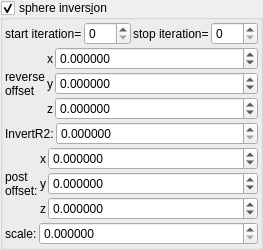
    <widget class="MyGroupBox" name="groupCheck_transf_sphere_inversion_enabled_false">
     <property name="title">
      <string>sphere invers&amp;ion</string>
     </property>
     <property name="checkable">
      <bool>true</bool>
     </property>
     <layout class="QVBoxLayout" name="verticalLayout_12" stretch="0,0,0,0,0">
      <property name="spacing">
       <number>2</number>
      </property>
      <property name="leftMargin">
       <number>2</number>
      </property>
      <property name="topMargin">
       <number>2</number>
      </property>
      <property name="rightMargin">
       <number>2</number>
      </property>
      <property name="bottomMargin">
       <number>2</number>
      </property>
      <item>
       <layout class="QHBoxLayout" name="horizontalLayout_10" stretch="0,1,0,1">
        <property name="topMargin">
         <number>0</number>
        </property>
        <item>
         <widget class="QLabel" name="label_82">
          <property name="text">
           <string>start iteration=</string>
          </property>
          <property name="wordWrap">
           <bool>true</bool>
          </property>
         </widget>
        </item>
        <item>
         <widget class="MySpinBox" name="spinboxInt_transf_start_iterations_X">
          <property name="sizePolicy">
           <sizepolicy hsizetype="Minimum" vsizetype="Maximum">
            <horstretch>0</horstretch>
            <verstretch>0</verstretch>
           </sizepolicy>
          </property>
          <property name="minimum">
           <number>0</number>
          </property>
          <property name="maximum">
           <number>999</number>
          </property>
          <property name="value">
           <number>0</number>
          </property>
         </widget>
        </item>
        <item>
         <widget class="QLabel" name="label_70">
          <property name="text">
           <string>stop iteration=</string>
          </property>
          <property name="wordWrap">
           <bool>true</bool>
          </property>
         </widget>
        </item>
        <item>
         <widget class="MySpinBox" name="spinboxInt_transf_stop_iterations_1">
          <property name="sizePolicy">
           <sizepolicy hsizetype="Preferred" vsizetype="Maximum">
            <horstretch>0</horstretch>
            <verstretch>0</verstretch>
           </sizepolicy>
          </property>
          <property name="maximum">
           <number>999</number>
          </property>
         </widget>
        </item>
       </layout>
      </item>
      <item>
       <layout class="QGridLayout" name="gridLayout_8" columnstretch="0,0,1">
        <property name="spacing">
         <number>2</number>
        </property>
        <item row="2" column="1">
         <widget class="QLabel" name="label_52">
          <property name="font">
           <font>
            <weight>50</weight>
            <bold>false</bold>
           </font>
          </property>
          <property name="text">
           <string notr="true">z</string>
          </property>
         </widget>
        </item>
        <item row="0" column="1">
         <widget class="QLabel" name="label_53">
          <property name="font">
           <font>
            <weight>50</weight>
            <bold>false</bold>
           </font>
          </property>
          <property name="text">
           <string notr="true">x</string>
          </property>
         </widget>
        </item>
        <item row="1" column="1">
         <widget class="QLabel" name="label_54">
          <property name="font">
           <font>
            <weight>50</weight>
            <bold>false</bold>
           </font>
          </property>
          <property name="text">
           <string notr="true">y</string>
          </property>
         </widget>
        </item>
        <item row="0" column="0" rowspan="3">
         <widget class="QLabel" name="label_55">
          <property name="font">
           <font>
            <weight>50</weight>
            <bold>false</bold>
           </font>
          </property>
          <property name="text">
           <string>reverse
offset</string>
          </property>
         </widget>
        </item>
        <item row="0" column="2">
         <widget class="MyDoubleSpinBox" name="spinbox3_transf_offset_000_x">
          <property name="sizePolicy">
           <sizepolicy hsizetype="Minimum" vsizetype="Maximum">
            <horstretch>0</horstretch>
            <verstretch>0</verstretch>
           </sizepolicy>
          </property>
          <property name="font">
           <font>
            <weight>50</weight>
            <bold>false</bold>
           </font>
          </property>
          <property name="prefix">
           <string/>
          </property>
          <property name="suffix">
           <string/>
          </property>
          <property name="decimals">
           <number>6</number>
          </property>
          <property name="minimum">
           <double>-99.989999999999995</double>
          </property>
          <property name="maximum">
           <double>99.989999999999995</double>
          </property>
          <property name="singleStep">
           <double>0.100000000000000</double>
          </property>
         </widget>
        </item>
        <item row="1" column="2">
         <widget class="MyDoubleSpinBox" name="spinbox3_transf_offset_000_y">
          <property name="sizePolicy">
           <sizepolicy hsizetype="Minimum" vsizetype="Maximum">
            <horstretch>0</horstretch>
            <verstretch>0</verstretch>
           </sizepolicy>
          </property>
          <property name="font">
           <font>
            <weight>50</weight>
            <bold>false</bold>
           </font>
          </property>
          <property name="prefix">
           <string/>
          </property>
          <property name="suffix">
           <string/>
          </property>
          <property name="decimals">
           <number>6</number>
          </property>
          <property name="minimum">
           <double>-99.989999999999995</double>
          </property>
          <property name="maximum">
           <double>99.989999999999995</double>
          </property>
          <property name="singleStep">
           <double>0.100000000000000</double>
          </property>
         </widget>
        </item>
        <item row="2" column="2">
         <widget class="MyDoubleSpinBox" name="spinbox3_transf_offset_000_z">
          <property name="sizePolicy">
           <sizepolicy hsizetype="Minimum" vsizetype="Maximum">
            <horstretch>0</horstretch>
            <verstretch>0</verstretch>
           </sizepolicy>
          </property>
          <property name="font">
           <font>
            <weight>50</weight>
            <bold>false</bold>
           </font>
          </property>
          <property name="prefix">
           <string/>
          </property>
          <property name="suffix">
           <string/>
          </property>
          <property name="decimals">
           <number>6</number>
          </property>
          <property name="minimum">
           <double>-99.989999999999995</double>
          </property>
          <property name="maximum">
           <double>99.989999999999995</double>
          </property>
          <property name="singleStep">
           <double>0.100000000000000</double>
          </property>
         </widget>
        </item>
       </layout>
      </item>
      <item>
       <layout class="QGridLayout" name="gridLayout_9" columnstretch="0,1">
        <item row="1" column="1">
         <widget class="MyDoubleSpinBox" name="spinbox_transf_scaleG_1">
          <property name="sizePolicy">
           <sizepolicy hsizetype="Minimum" vsizetype="Maximum">
            <horstretch>0</horstretch>
            <verstretch>0</verstretch>
           </sizepolicy>
          </property>
          <property name="prefix">
           <string/>
          </property>
          <property name="suffix">
           <string/>
          </property>
          <property name="decimals">
           <number>6</number>
          </property>
          <property name="minimum">
           <double>0.000000000000000</double>
          </property>
          <property name="maximum">
           <double>99.989999999999995</double>
          </property>
          <property name="singleStep">
           <double>0.100000000000000</double>
          </property>
         </widget>
        </item>
        <item row="1" column="0">
         <widget class="QLabel" name="label_34">
          <property name="text">
           <string>InvertR2:</string>
          </property>
         </widget>
        </item>
       </layout>
      </item>
      <item>
       <layout class="QGridLayout" name="gridLayout_35" columnstretch="0,0,1">
        <property name="spacing">
         <number>2</number>
        </property>
        <item row="1" column="1">
         <widget class="QLabel" name="label_134">
          <property name="text">
           <string notr="true">y</string>
          </property>
         </widget>
        </item>
        <item row="0" column="1">
         <widget class="QLabel" name="label_126">
          <property name="text">
           <string notr="true">x</string>
          </property>
         </widget>
        </item>
        <item row="0" column="2">
         <widget class="MyDoubleSpinBox" name="spinbox3_transf_addition_constantP_000_x">
          <property name="sizePolicy">
           <sizepolicy hsizetype="Minimum" vsizetype="Maximum">
            <horstretch>0</horstretch>
            <verstretch>0</verstretch>
           </sizepolicy>
          </property>
          <property name="prefix">
           <string/>
          </property>
          <property name="suffix">
           <string/>
          </property>
          <property name="decimals">
           <number>6</number>
          </property>
          <property name="minimum">
           <double>-99.989999999999995</double>
          </property>
          <property name="maximum">
           <double>99.989999999999995</double>
          </property>
          <property name="singleStep">
           <double>0.100000000000000</double>
          </property>
         </widget>
        </item>
        <item row="1" column="2">
         <widget class="MyDoubleSpinBox" name="spinbox3_transf_addition_constantP_000_y">
          <property name="sizePolicy">
           <sizepolicy hsizetype="Minimum" vsizetype="Maximum">
            <horstretch>0</horstretch>
            <verstretch>0</verstretch>
           </sizepolicy>
          </property>
          <property name="prefix">
           <string/>
          </property>
          <property name="suffix">
           <string/>
          </property>
          <property name="decimals">
           <number>6</number>
          </property>
          <property name="minimum">
           <double>-99.989999999999995</double>
          </property>
          <property name="maximum">
           <double>99.989999999999995</double>
          </property>
          <property name="singleStep">
           <double>0.100000000000000</double>
          </property>
         </widget>
        </item>
        <item row="2" column="2">
         <widget class="MyDoubleSpinBox" name="spinbox3_transf_addition_constantP_000_z">
          <property name="sizePolicy">
           <sizepolicy hsizetype="Minimum" vsizetype="Maximum">
            <horstretch>0</horstretch>
            <verstretch>0</verstretch>
           </sizepolicy>
          </property>
          <property name="prefix">
           <string/>
          </property>
          <property name="suffix">
           <string/>
          </property>
          <property name="decimals">
           <number>6</number>
          </property>
          <property name="minimum">
           <double>-99.989999999999995</double>
          </property>
          <property name="maximum">
           <double>99.989999999999995</double>
          </property>
          <property name="singleStep">
           <double>0.100000000000000</double>
          </property>
         </widget>
        </item>
        <item row="2" column="1">
         <widget class="QLabel" name="label_135">
          <property name="text">
           <string notr="true">z</string>
          </property>
         </widget>
        </item>
        <item row="0" column="0" rowspan="3">
         <widget class="QLabel" name="label_259">
          <property name="text">
           <string>post
offset:</string>
          </property>
         </widget>
        </item>
       </layout>
      </item>
      <item>
       <layout class="QGridLayout" name="gridLayout_18" columnstretch="0,1">
        <item row="1" column="1">
         <widget class="MyDoubleSpinBox" name="spinbox_transf_scaleA_1">
          <property name="sizePolicy">
           <sizepolicy hsizetype="Minimum" vsizetype="Maximum">
            <horstretch>0</horstretch>
            <verstretch>0</verstretch>
           </sizepolicy>
          </property>
          <property name="prefix">
           <string/>
          </property>
          <property name="suffix">
           <string/>
          </property>
          <property name="decimals">
           <number>6</number>
          </property>
          <property name="minimum">
           <double>0.000000000000000</double>
          </property>
          <property name="maximum">
           <double>99.989999999999995</double>
          </property>
          <property name="singleStep">
           <double>0.100000000000000</double>
          </property>
         </widget>
        </item>
        <item row="1" column="0">
         <widget class="QLabel" name="label_35">
          <property name="text">
           <string>scale:</string>
          </property>
         </widget>
        </item>
       </layout>
      </item>
     </layout>
    </widget>
